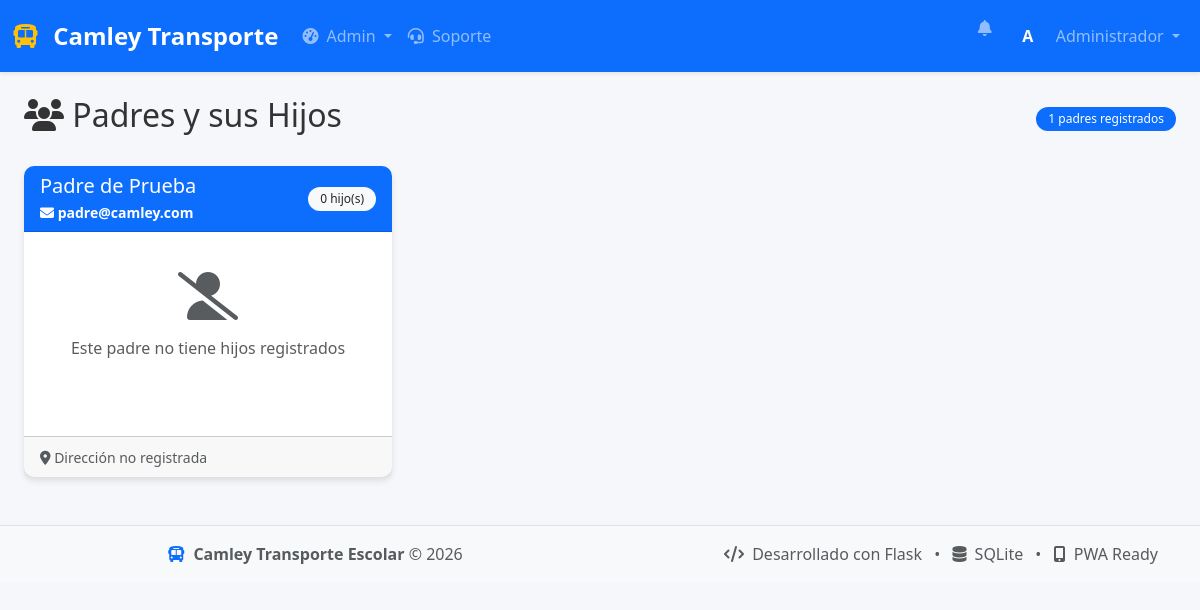
/admin/padres (signed in), run on an earlier commit of the app's database.
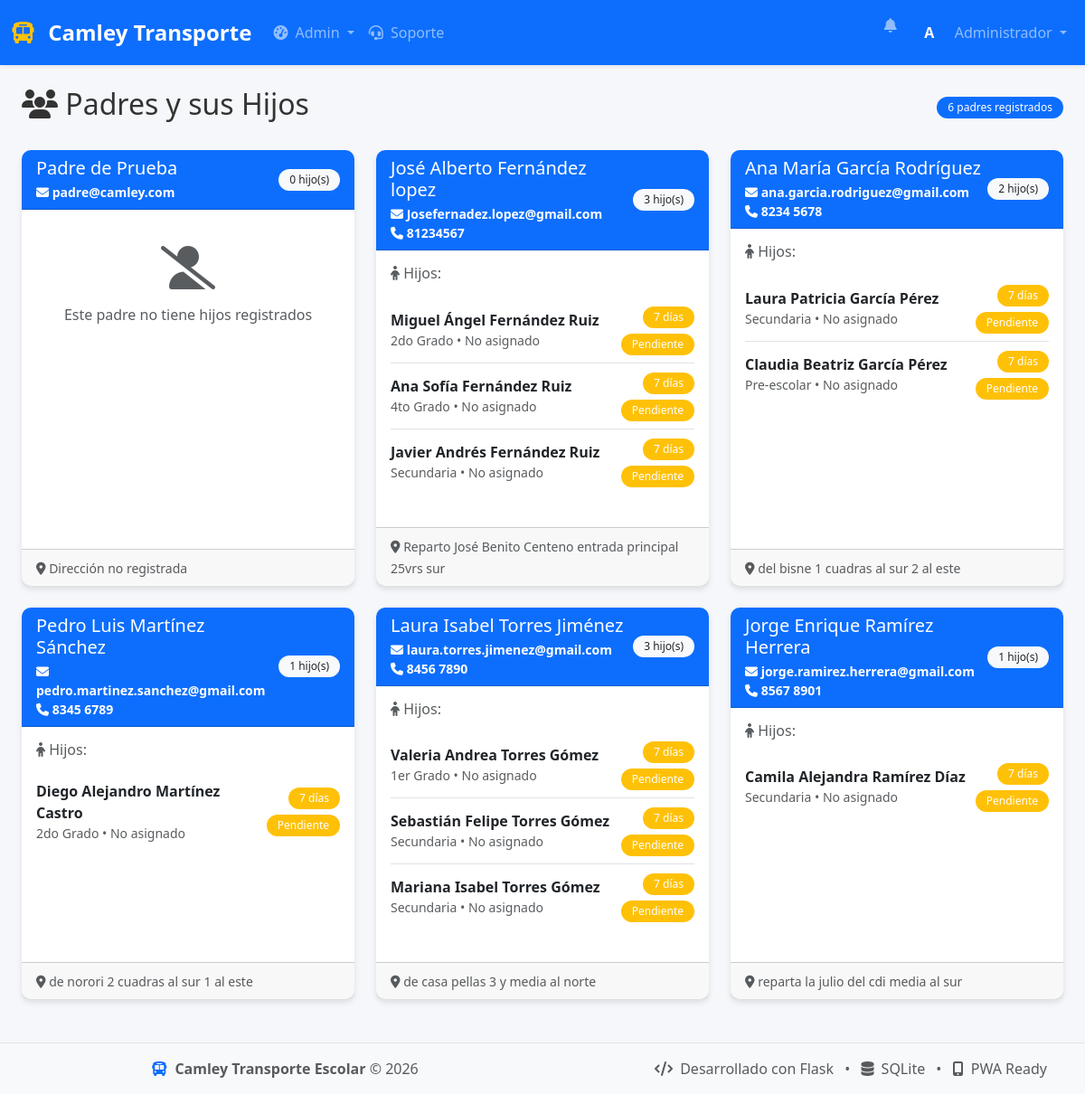
And on a later commit of the database.
### database.py (models this page shows, shortened)
class Usuario(db.Model):
    __tablename__ = 'usuario'
    id = db.Column(db.Integer, primary_key=True)
    nombre = db.Column(db.String(100), nullable=False)
    email = db.Column(db.String(120), unique=True, nullable=False)
    password = db.Column(db.String(200), nullable=False)
    telefono = db.Column(db.String(20))
    direccion = db.Column(db.String(200))
    genero = db.Column(db.String(10))
    rol = db.Column(db.String(20), nullable=False)  # 'admin', 'padre', 'conductor'
    activo = db.Column(db.Boolean, default=True)
    fecha_registro = db.Column(db.DateTime, default=datetime.utcnow)
    hijos = db.relationship('Estudiante', backref='padre_rel',
                        foreign_keys='Estudiante.padre_id', lazy=True)
    rutas = db.relationship('Ruta', backref='conductor_rel',
                        foreign_keys='Ruta.conductor_id', lazy=True)
    notificaciones = db.relationship('Notificacion', backref='usuario', lazy=True)
    @property
    def is_authenticated(self):
        return True

class Estudiante(db.Model):
    __tablename__ = 'estudiante'
    id = db.Column(db.Integer, primary_key=True)
    nombre = db.Column(db.String(100), nullable=False)
    edad = db.Column(db.Integer)
    genero = db.Column(db.String(10))
    grado = db.Column(db.String(50))
    escuela = db.Column(db.String(200))
    condicion = db.Column(db.String(200))
    padre_id = db.Column(db.Integer, db.ForeignKey('usuario.id'))
    ruta_id = db.Column(db.Integer, db.ForeignKey('ruta.id'))
    fecha_inscripcion = db.Column(db.DateTime, default=datetime.utcnow)
    activo = db.Column(db.Boolean, default=True)
    pagos = db.relationship('Pago', backref='estudiante', lazy=True)
    asistencias = db.relationship('Asistencia', backref='estudiante', lazy=True)

### app.py (the view)
@app.route('/admin/padres')
@login_required
def admin_padres():
    if current_user.rol != 'admin':
        return redirect(url_for('index'))
    estado = request.args.get('estado', 'todos')
    query = Usuario.query.filter_by(rol='padre')
    if estado == 'activos':
        query = query.filter_by(activo=True)
    elif estado == 'pendientes':
        query = query.filter_by(activo=False)
    padres = query.all()
    padres_activos = [p for p in padres if p.activo]
    padres_pendientes = Usuario.query.filter_by(rol='padre', activo=False).all()
    datos_padres = []
    for padre in padres_activos:
        hijos = Estudiante.query.filter_by(padre_id=padre.id).all()
        hijos_info = []
        for hijo in hijos:
            vehiculo_info = "No asignado"
            if hijo.ruta and hijo.ruta.vehiculo:
                vehiculo_info = f"{hijo.ruta.vehiculo.modelo} - Placa: {hijo.ruta.vehiculo.placa}"
            ultimo_pago = Pago.query.filter_by(
                estudiante_id=hijo.id
            ).order_by(Pago.fecha_vencimiento.desc()).first()
            dias_restantes = 0
            if ultimo_pago and ultimo_pago.fecha_vencimiento:
                dias_restantes = (ultimo_pago.fecha_vencimiento.date() - datetime.utcnow().date()).days
            hijos_info.append({
                'nombre': hijo.nombre,
                'grado': hijo.grado,
                'vehiculo': vehiculo_info,
                'dias_restantes': max(0, dias_restantes),
                'estado_pago': ultimo_pago.estado if ultimo_pago else 'sin_pago'
            })
        datos_padres.append({
            'padre': padre,
            'hijos': hijos_info,
            'total_hijos': len(hijos)
        })
    return render_template('admin/padres.html',
                        datos_padres=datos_padres,
                        padres_pendientes=padres_pendientes,
                        estado_actual=estado)

### app.py (called while the page is built)
@login_manager.user_loader
def load_user(user_id):
    return Usuario.query.get(int(user_id))

@app.context_processor
def inject_now():
    return {'now': datetime.utcnow()}

### templates/admin/padres.html (shortened to what the changed rows need)
{% extends "base.html" %}
{% block content %}
<div class="container-fluid fade-in">
    <div class="d-flex justify-content-between align-items-center mb-4">
        <h2><i class="fas fa-users"></i> Padres y sus Hijos</h2>
        <span class="badge bg-primary">{{ datos_padres|length }} padres registrados</span>
    </div>
    {% if datos_padres %}
    <div class="row">
        {% for dato in datos_padres %}
        <div class="col-md-6 col-lg-4 mb-4">
            <div class="card h-100">
                <div class="card-header bg-primary text-white">
                    <div class="d-flex justify-content-between align-items-center">
                        <div>
                            <h5 class="mb-1">{{ dato.padre.nombre }}</h5>
                            <small class="d-block">
                                <i class="fas fa-envelope"></i> {{ dato.padre.email }}
                            </small>
                            {% if dato.padre.telefono %}
                            <small class="d-block">
                                <i class="fas fa-phone"></i> {{ dato.padre.telefono }}
                            </small>
                            {% endif %}
                        </div>
                        <span class="badge bg-light text-dark">{{ dato.total_hijos }} hijo(s)</span>
                    </div>
                </div>
                <div class="card-body">
                    {% if dato.hijos %}
                    <h6 class="text-muted mb-3"><i class="fas fa-child"></i> Hijos:</h6>
                    <div class="list-group list-group-flush">
                        {% for hijo in dato.hijos %}
                        <div class="list-group-item px-0">
                            <div class="d-flex justify-content-between align-items-center">
                                <div>
                                    <strong>{{ hijo.nombre }}</strong>
                                    <div class="small text-muted">
                                        {{ hijo.grado }} • {{ hijo.vehiculo }}
                                    </div>
                                </div>
                                <div class="text-end">
                                    <div>
                                        {% if hijo.dias_restantes > 7 %}
                                        <span class="badge bg-success">{{ hijo.dias_restantes }} días</span>
                                        {% elif hijo.dias_restantes > 0 %}
                                        <span class="badge bg-warning">{{ hijo.dias_restantes }} días</span>
                                        {% else %}
                                        <span class="badge bg-danger">Vencido</span>
                                        {% endif %}
                                    </div>
                                    <div class="mt-1">
                                        {% if hijo.estado_pago == 'pagado' %}
                                        <span class="badge bg-success">Pagado</span>
                                        {% elif hijo.estado_pago == 'pendiente' %}
                                        <span class="badge bg-warning">Pendiente</span>
                                        {% else %}
                                        <span class="badge bg-secondary">Sin pago</span>
                                        {% endif %}
                                    </div>
                                </div>
                            </div>
                        </div>
                        {% endfor %}
                    </div>
                    {% else %}
                    <div class="text-center py-4">
                        <i class="fas fa-user-slash fa-3x text-muted mb-3"></i>
                        <p class="text-muted">Este padre no tiene hijos registrados</p>
                    </div>
                    {% endif %}
                </div>
                <div class="card-footer">
                    <small class="text-muted">
                        <i class="fas fa-map-marker-alt"></i>
                        {{ dato.padre.direccion or 'Dirección no registrada' }}
                    </small>
                </div>
            </div>
        </div>
        {% endfor %}
    </div>
    {% endif %}
</div>
{% endblock %}

What changed in the data, as far as the page shows it:
added Usuario: padre.nombre "José Alberto Fernández lopez", padre.email "Josefernadez.lopez@gmail.com", padre.telefono "81234567", padre "Reparto José Benito Centeno entrada principal 25vrs sur"
added Estudiante: nombre "Miguel Ángel Fernández Ruiz", grado "2do Grado"
added Estudiante: nombre "Ana Sofía Fernández Ruiz", grado "4to Grado"
added Estudiante: nombre "Javier Andrés Fernández Ruiz", grado "Secundaria"
added Usuario: padre.nombre "Ana María García Rodríguez", padre.email "ana.garcia.rodriguez@gmail.com", padre.telefono "8234 5678", padre "del bisne 1 cuadras al sur 2 al este"
added Estudiante: nombre "Laura Patricia García Pérez", grado "Secundaria"
added Estudiante: nombre "Claudia Beatriz García Pérez", grado "Pre-escolar"
added Usuario: padre.nombre "Pedro Luis Martínez Sánchez", padre.email "pedro.martinez.sanchez@gmail.com", padre.telefono "8345 6789", padre "de norori 2 cuadras al sur 1 al este"
added Estudiante: nombre "Diego Alejandro Martínez Castro", grado "2do Grado"
added Usuario: padre.nombre "Laura Isabel Torres Jiménez", padre.email "laura.torres.jimenez@gmail.com", padre.telefono "8456 7890", padre "de casa pellas 3 y media al norte"
added Estudiante: nombre "Valeria Andrea Torres Gómez", grado "1er Grado"
added Estudiante: nombre "Sebastián Felipe Torres Gómez", grado "Secundaria"
added Estudiante: nombre "Mariana Isabel Torres Gómez", grado "Secundaria"
added Usuario: padre.nombre "Jorge Enrique Ramírez Herrera", padre.email "jorge.ramirez.herrera@gmail.com", padre.telefono "8567 8901", padre "reparta la julio del cdi media al sur"
added Estudiante: nombre "Camila Alejandra Ramírez Díaz", grado "Secundaria"
Also different on the page:
{{ datos_padres|length }}: "1" → "6"
new list line: "3 hijo(s) Hijos: • No asignado 7 días Pendiente • No asignado 7 días Pendiente • No asignado 7 días Pendiente"
new list line: "2 hijo(s) Hijos: • No asignado 7 días Pendiente • No asignado 7 días Pendiente"
new list line: "1 hijo(s) Hijos: • No asignado 7 días Pendiente"
